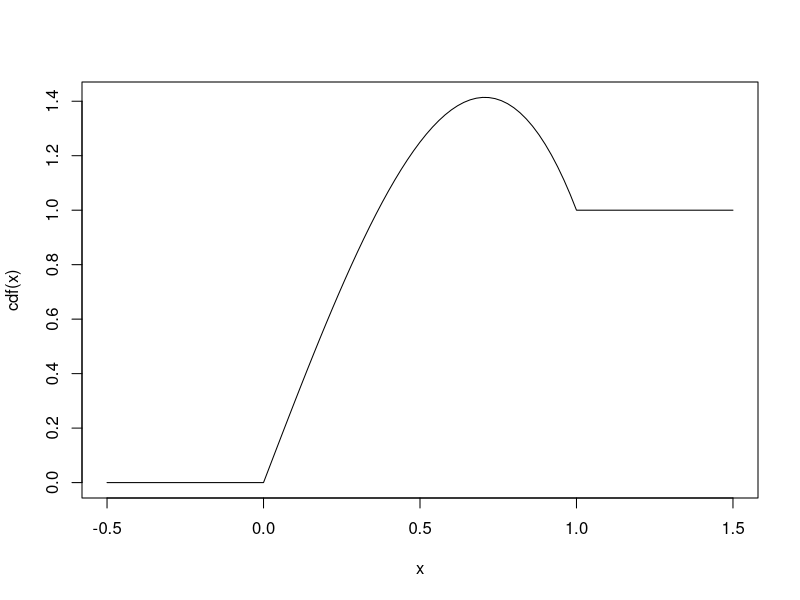

This figure's R source:
#7.3
#a
cdf<-function(X){
  (3*X-2*X^3)*(X <= 1 & X >= 0) + 1 * (X > 1) + 0 * (X < 0)
}
curve(cdf,from=-0.5,to=1.5)

#d
cdf(2/3)-cdf(1/3)
